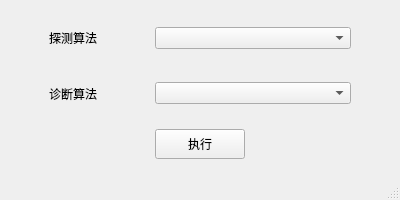
<?xml version="1.0" encoding="UTF-8"?>
<ui version="4.0">
 <class>heal_mainwindow</class>
 <widget class="QMainWindow" name="heal_mainwindow">
  <property name="geometry">
   <rect>
    <x>0</x>
    <y>0</y>
    <width>400</width>
    <height>200</height>
   </rect>
  </property>
  <property name="windowTitle">
   <string>MainWindow</string>
  </property>
  <widget class="QWidget" name="centralwidget">
   <layout class="QVBoxLayout" name="verticalLayout">
    <item>
     <widget class="QWidget" name="widget" native="true">
      <layout class="QHBoxLayout" name="horizontalLayout">
       <property name="leftMargin">
        <number>40</number>
       </property>
       <property name="rightMargin">
        <number>40</number>
       </property>
       <property name="bottomMargin">
        <number>0</number>
       </property>
       <item>
        <widget class="QLabel" name="heal_lab">
         <property name="maximumSize">
          <size>
           <width>100</width>
           <height>16777215</height>
          </size>
         </property>
         <property name="text">
          <string>探测算法</string>
         </property>
        </widget>
       </item>
       <item>
        <widget class="QComboBox" name="comboBox"/>
       </item>
      </layout>
     </widget>
    </item>
    <item>
     <widget class="QWidget" name="widget_2" native="true">
      <layout class="QHBoxLayout" name="horizontalLayout_2">
       <property name="leftMargin">
        <number>40</number>
       </property>
       <property name="rightMargin">
        <number>40</number>
       </property>
       <property name="bottomMargin">
        <number>0</number>
       </property>
       <item>
        <widget class="QLabel" name="heal_lab_2">
         <property name="maximumSize">
          <size>
           <width>100</width>
           <height>16777215</height>
          </size>
         </property>
         <property name="text">
          <string>诊断算法</string>
         </property>
        </widget>
       </item>
       <item>
        <widget class="QComboBox" name="comboBox_2"/>
       </item>
      </layout>
     </widget>
    </item>
    <item>
     <widget class="QWidget" name="widget_3" native="true">
      <layout class="QHBoxLayout" name="horizontalLayout_3">
       <item>
        <widget class="QPushButton" name="heal_btn">
         <property name="minimumSize">
          <size>
           <width>90</width>
           <height>30</height>
          </size>
         </property>
         <property name="maximumSize">
          <size>
           <width>90</width>
           <height>30</height>
          </size>
         </property>
         <property name="text">
          <string>执行</string>
         </property>
        </widget>
       </item>
      </layout>
     </widget>
    </item>
   </layout>
  </widget>
  <widget class="QMenuBar" name="menubar">
   <property name="geometry">
    <rect>
     <x>0</x>
     <y>0</y>
     <width>400</width>
     <height>22</height>
    </rect>
   </property>
  </widget>
  <widget class="QStatusBar" name="statusbar"/>
 </widget>
 <resources/>
 <connections/>
</ui>
